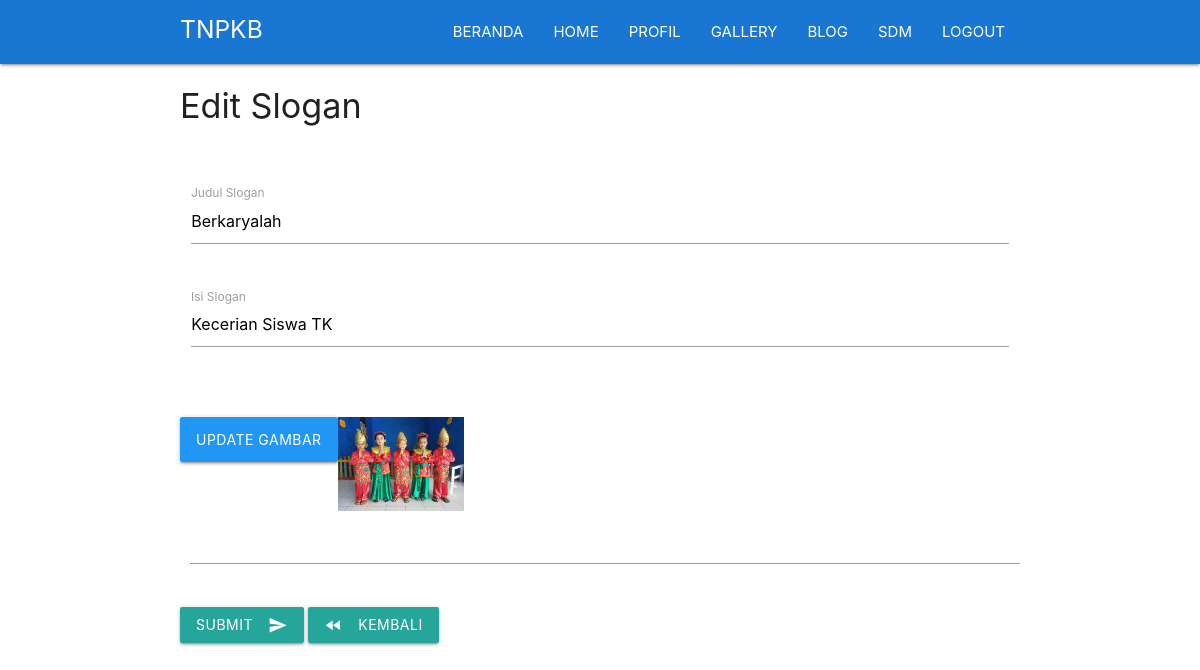
Page /page/index.php?page=home&aksi=editslogan&id=1 (signed in) on the committed database.
### tables this page shows
CREATE TABLE `home` (
  `id` int(100) NOT NULL,
  `judul_slogan` varchar(200) NOT NULL,
  `isi_slogan` varchar(200) NOT NULL,
  `gambar_slogan` varchar(200) NOT NULL
);

### page/home/slogan/edit.php (the view, shortened to what this page needs)
<?php
	$id = $_GET['id'];
	$result = mysqli_query($conn, "select * from home where id='$id' ");
	$data = mysqli_fetch_assoc($result);
?>
<!DOCTYPE html>
<html>
	<head>
	<link type="text/css" rel="stylesheet" href="../../assets/css/materialize.min.css"  media="screen,projection"/>
	<link rel="stylesheet" type="text/css" href="../../assets/css/style.css">
	</head>
<body >
	<div class="container">
		<h4>Edit Slogan</h4><br><br>
	   <form action="" method="post" enctype="multipart/form-data">
      <div class="row">
        <div class="input-field col s12">
          <input id="judul_slogan" name="judul_slogan" type="text" class="" value="<?=$data['judul_slogan'] ?>">
          <label for="judul_slogan">Judul Slogan</label>
        </div>
      </div>
	 <div class="row">
	      <div class="row">
	        <div class="input-field col s12">
	          <textarea id="textarea1" name="isi_slogan" class="materialize-textarea"><?=$data['isi_slogan'] ?></textarea>
	          <label for="textarea1">Isi Slogan</label>
	        </div>
	      </div>
	  </div>
	  <div class="row">
	      <div class="file-field input-field">
      		<div class="btn blue">
      		  <span>Update Gambar</span>
     		</div>
      			<img src="../assets/img/slogan/<?php echo $data['gambar_slogan'] ?>" width="15%">
      <div class="file-path-wrapper">
        <input class="file-path validate" type="text">
	      </div>
	    </div>
	  </div>
	  <button class="btn waves-effect waves-light" type="submit" name="ubah">Submit
	    <i class="material-icons right">send</i>
	  </button>
	  <a href="index.php" class="btn waves-effect waves-light" ><i class="material-icons left">fast_rewind</i>Kembali</a>
	    </form>
	</div>
</body>
</html>

### rows in the picture
home: judul_slogan "Berkaryalah", isi_slogan "Kecerian Siswa TK", gambar_slogan (picture)
